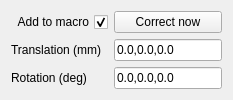
          <widget class="QWidget" name="tab_13">
           <attribute name="title">
            <string>Couch shift</string>
           </attribute>
           <layout class="QGridLayout" name="gridLayout_4">
            <item row="1" column="1">
             <widget class="QLineEdit" name="lineEdit_CouchTrans">
              <property name="text">
               <string>0.0,0.0,0.0</string>
              </property>
             </widget>
            </item>
            <item row="0" column="1">
             <widget class="QPushButton" name="pushButton_DoCouchCorrection">
              <property name="text">
               <string>Correct now</string>
              </property>
             </widget>
            </item>
            <item row="0" column="0">
             <widget class="QCheckBox" name="checkBox_CouchShiftAddToMacro">
              <property name="layoutDirection">
               <enum>Qt::RightToLeft</enum>
              </property>
              <property name="text">
               <string>Add to macro</string>
              </property>
              <property name="checked">
               <bool>true</bool>
              </property>
             </widget>
            </item>
            <item row="1" column="0">
             <widget class="QLabel" name="label_66">
              <property name="text">
               <string>Translation (mm)</string>
              </property>
             </widget>
            </item>
            <item row="2" column="0">
             <widget class="QLabel" name="label_67">
              <property name="text">
               <string>Rotation (deg)</string>
              </property>
             </widget>
            </item>
            <item row="2" column="1">
             <widget class="QLineEdit" name="lineEdit_CouchRot">
              <property name="text">
               <string>0.0,0.0,0.0</string>
              </property>
             </widget>
            </item>
           </layout>
          </widget>
